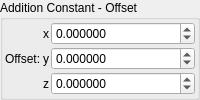
    <widget class="QGroupBox" name="groupBox_3">
     <property name="title">
      <string>Addition Constant - Offset</string>
     </property>
     <layout class="QVBoxLayout" name="verticalLayout_5">
      <property name="leftMargin">
       <number>2</number>
      </property>
      <property name="topMargin">
       <number>2</number>
      </property>
      <property name="rightMargin">
       <number>2</number>
      </property>
      <property name="bottomMargin">
       <number>2</number>
      </property>
      <item>
       <layout class="QGridLayout" name="gridLayout_63" columnstretch="0,0,0,1">
        <property name="spacing">
         <number>2</number>
        </property>
        <item row="1" column="3">
         <widget class="MyDoubleSpinBox" name="spinbox3_transf_addition_constant_y">
          <property name="sizePolicy">
           <sizepolicy hsizetype="Minimum" vsizetype="Maximum">
            <horstretch>0</horstretch>
            <verstretch>0</verstretch>
           </sizepolicy>
          </property>
          <property name="prefix">
           <string/>
          </property>
          <property name="suffix">
           <string/>
          </property>
          <property name="decimals">
           <number>6</number>
          </property>
          <property name="minimum">
           <double>-99.989999999999995</double>
          </property>
          <property name="maximum">
           <double>99.989999999999995</double>
          </property>
          <property name="singleStep">
           <double>0.100000000000000</double>
          </property>
         </widget>
        </item>
        <item row="1" column="1">
         <widget class="QLabel" name="label_255">
          <property name="text">
           <string>Offset:</string>
          </property>
         </widget>
        </item>
        <item row="0" column="2">
         <widget class="QLabel" name="label_117">
          <property name="text">
           <string notr="true">x</string>
          </property>
         </widget>
        </item>
        <item row="2" column="2">
         <widget class="QLabel" name="label_118">
          <property name="text">
           <string notr="true">z</string>
          </property>
         </widget>
        </item>
        <item row="1" column="2">
         <widget class="QLabel" name="label_113">
          <property name="text">
           <string notr="true">y</string>
          </property>
         </widget>
        </item>
        <item row="0" column="3">
         <widget class="MyDoubleSpinBox" name="spinbox3_transf_addition_constant_x">
          <property name="sizePolicy">
           <sizepolicy hsizetype="Minimum" vsizetype="Maximum">
            <horstretch>0</horstretch>
            <verstretch>0</verstretch>
           </sizepolicy>
          </property>
          <property name="prefix">
           <string/>
          </property>
          <property name="suffix">
           <string/>
          </property>
          <property name="decimals">
           <number>6</number>
          </property>
          <property name="minimum">
           <double>-99.989999999999995</double>
          </property>
          <property name="maximum">
           <double>99.989999999999995</double>
          </property>
          <property name="singleStep">
           <double>0.100000000000000</double>
          </property>
         </widget>
        </item>
        <item row="2" column="3">
         <widget class="MyDoubleSpinBox" name="spinbox3_transf_addition_constant_z">
          <property name="sizePolicy">
           <sizepolicy hsizetype="Minimum" vsizetype="Maximum">
            <horstretch>0</horstretch>
            <verstretch>0</verstretch>
           </sizepolicy>
          </property>
          <property name="prefix">
           <string/>
          </property>
          <property name="suffix">
           <string/>
          </property>
          <property name="decimals">
           <number>6</number>
          </property>
          <property name="minimum">
           <double>-99.989999999999995</double>
          </property>
          <property name="maximum">
           <double>99.989999999999995</double>
          </property>
          <property name="singleStep">
           <double>0.100000000000000</double>
          </property>
         </widget>
        </item>
       </layout>
      </item>
     </layout>
    </widget>
